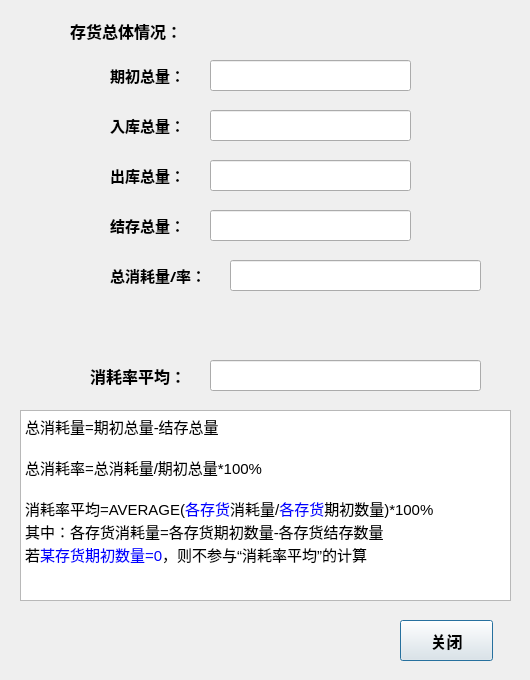
<?xml version="1.0" encoding="UTF-8"?>
<ui version="4.0">
 <class>total_data</class>
 <widget class="QDialog" name="total_data">
  <property name="geometry">
   <rect>
    <x>0</x>
    <y>0</y>
    <width>530</width>
    <height>680</height>
   </rect>
  </property>
  <property name="windowTitle">
   <string>汇总统计</string>
  </property>
  <widget class="QLabel" name="label">
   <property name="geometry">
    <rect>
     <x>70</x>
     <y>10</y>
     <width>141</width>
     <height>41</height>
    </rect>
   </property>
   <property name="font">
    <font>
     <family>微软雅黑</family>
     <pointsize>12</pointsize>
     <weight>75</weight>
     <bold>true</bold>
    </font>
   </property>
   <property name="text">
    <string>存货总体情况：</string>
   </property>
  </widget>
  <widget class="QLabel" name="label_2">
   <property name="geometry">
    <rect>
     <x>110</x>
     <y>60</y>
     <width>81</width>
     <height>31</height>
    </rect>
   </property>
   <property name="font">
    <font>
     <family>微软雅黑</family>
     <pointsize>11</pointsize>
     <weight>75</weight>
     <bold>true</bold>
    </font>
   </property>
   <property name="text">
    <string>期初总量：</string>
   </property>
  </widget>
  <widget class="QLineEdit" name="lineEdit">
   <property name="geometry">
    <rect>
     <x>210</x>
     <y>60</y>
     <width>201</width>
     <height>31</height>
    </rect>
   </property>
   <property name="font">
    <font>
     <family>微软雅黑</family>
     <pointsize>11</pointsize>
    </font>
   </property>
  </widget>
  <widget class="QLabel" name="label_3">
   <property name="geometry">
    <rect>
     <x>110</x>
     <y>110</y>
     <width>81</width>
     <height>31</height>
    </rect>
   </property>
   <property name="font">
    <font>
     <family>微软雅黑</family>
     <pointsize>11</pointsize>
     <weight>75</weight>
     <bold>true</bold>
    </font>
   </property>
   <property name="text">
    <string>入库总量：</string>
   </property>
  </widget>
  <widget class="QLineEdit" name="lineEdit_2">
   <property name="geometry">
    <rect>
     <x>210</x>
     <y>110</y>
     <width>201</width>
     <height>31</height>
    </rect>
   </property>
   <property name="font">
    <font>
     <family>微软雅黑</family>
     <pointsize>11</pointsize>
    </font>
   </property>
  </widget>
  <widget class="QLabel" name="label_4">
   <property name="geometry">
    <rect>
     <x>110</x>
     <y>160</y>
     <width>81</width>
     <height>31</height>
    </rect>
   </property>
   <property name="font">
    <font>
     <family>微软雅黑</family>
     <pointsize>11</pointsize>
     <weight>75</weight>
     <bold>true</bold>
    </font>
   </property>
   <property name="text">
    <string>出库总量：</string>
   </property>
  </widget>
  <widget class="QLineEdit" name="lineEdit_3">
   <property name="geometry">
    <rect>
     <x>210</x>
     <y>160</y>
     <width>201</width>
     <height>31</height>
    </rect>
   </property>
   <property name="font">
    <font>
     <family>微软雅黑</family>
     <pointsize>11</pointsize>
    </font>
   </property>
  </widget>
  <widget class="QLabel" name="label_5">
   <property name="geometry">
    <rect>
     <x>110</x>
     <y>210</y>
     <width>81</width>
     <height>31</height>
    </rect>
   </property>
   <property name="font">
    <font>
     <family>微软雅黑</family>
     <pointsize>11</pointsize>
     <weight>75</weight>
     <bold>true</bold>
    </font>
   </property>
   <property name="text">
    <string>结存总量：</string>
   </property>
  </widget>
  <widget class="QLineEdit" name="lineEdit_4">
   <property name="geometry">
    <rect>
     <x>210</x>
     <y>210</y>
     <width>201</width>
     <height>31</height>
    </rect>
   </property>
   <property name="font">
    <font>
     <family>微软雅黑</family>
     <pointsize>11</pointsize>
    </font>
   </property>
  </widget>
  <widget class="QLineEdit" name="lineEdit_5">
   <property name="geometry">
    <rect>
     <x>230</x>
     <y>260</y>
     <width>251</width>
     <height>31</height>
    </rect>
   </property>
   <property name="font">
    <font>
     <family>微软雅黑</family>
     <pointsize>11</pointsize>
    </font>
   </property>
  </widget>
  <widget class="QLabel" name="label_6">
   <property name="geometry">
    <rect>
     <x>110</x>
     <y>260</y>
     <width>111</width>
     <height>31</height>
    </rect>
   </property>
   <property name="font">
    <font>
     <family>微软雅黑</family>
     <pointsize>11</pointsize>
     <weight>75</weight>
     <bold>true</bold>
    </font>
   </property>
   <property name="text">
    <string>总消耗量/率：</string>
   </property>
  </widget>
  <widget class="QLabel" name="label_7">
   <property name="geometry">
    <rect>
     <x>90</x>
     <y>350</y>
     <width>121</width>
     <height>51</height>
    </rect>
   </property>
   <property name="font">
    <font>
     <family>微软雅黑</family>
     <pointsize>12</pointsize>
     <weight>75</weight>
     <bold>true</bold>
    </font>
   </property>
   <property name="text">
    <string>消耗率平均：</string>
   </property>
  </widget>
  <widget class="QLineEdit" name="lineEdit_6">
   <property name="geometry">
    <rect>
     <x>210</x>
     <y>360</y>
     <width>271</width>
     <height>31</height>
    </rect>
   </property>
   <property name="font">
    <font>
     <family>微软雅黑</family>
     <pointsize>11</pointsize>
    </font>
   </property>
  </widget>
  <widget class="QPushButton" name="cancel_pushButton">
   <property name="geometry">
    <rect>
     <x>400</x>
     <y>620</y>
     <width>93</width>
     <height>41</height>
    </rect>
   </property>
   <property name="font">
    <font>
     <family>微软雅黑</family>
     <pointsize>12</pointsize>
     <weight>75</weight>
     <bold>true</bold>
    </font>
   </property>
   <property name="text">
    <string>关闭</string>
   </property>
  </widget>
  <widget class="QTextEdit" name="textEdit">
   <property name="geometry">
    <rect>
     <x>20</x>
     <y>410</y>
     <width>491</width>
     <height>191</height>
    </rect>
   </property>
   <property name="html">
    <string>&lt;!DOCTYPE HTML PUBLIC &quot;-//W3C//DTD HTML 4.0//EN&quot; &quot;http://www.w3.org/TR/REC-html40/strict.dtd&quot;&gt;
&lt;html&gt;&lt;head&gt;&lt;meta name=&quot;qrichtext&quot; content=&quot;1&quot; /&gt;&lt;style type=&quot;text/css&quot;&gt;
p, li { white-space: pre-wrap; }
&lt;/style&gt;&lt;/head&gt;&lt;body style=&quot; font-family:'SimSun'; font-size:9pt; font-weight:400; font-style:normal;&quot;&gt;
&lt;p style=&quot; margin-top:0px; margin-bottom:0px; margin-left:0px; margin-right:0px; -qt-block-indent:0; text-indent:0px;&quot;&gt;&lt;span style=&quot; font-size:11pt;&quot;&gt;总消耗量=期初总量-结存总量&lt;/span&gt;&lt;/p&gt;
&lt;p style=&quot;-qt-paragraph-type:empty; margin-top:0px; margin-bottom:0px; margin-left:0px; margin-right:0px; -qt-block-indent:0; text-indent:0px; font-size:11pt;&quot;&gt;&lt;br /&gt;&lt;/p&gt;
&lt;p style=&quot; margin-top:0px; margin-bottom:0px; margin-left:0px; margin-right:0px; -qt-block-indent:0; text-indent:0px;&quot;&gt;&lt;span style=&quot; font-size:11pt;&quot;&gt;总消耗率=总消耗量/期初总量*100%&lt;/span&gt;&lt;/p&gt;
&lt;p style=&quot;-qt-paragraph-type:empty; margin-top:0px; margin-bottom:0px; margin-left:0px; margin-right:0px; -qt-block-indent:0; text-indent:0px; font-size:11pt;&quot;&gt;&lt;br /&gt;&lt;/p&gt;
&lt;p style=&quot; margin-top:0px; margin-bottom:0px; margin-left:0px; margin-right:0px; -qt-block-indent:0; text-indent:0px;&quot;&gt;&lt;span style=&quot; font-size:11pt;&quot;&gt;消耗率平均=AVERAGE(&lt;/span&gt;&lt;span style=&quot; font-size:11pt; color:#0000ff;&quot;&gt;各存货&lt;/span&gt;&lt;span style=&quot; font-size:11pt;&quot;&gt;消耗量/&lt;/span&gt;&lt;span style=&quot; font-size:11pt; color:#0000ff;&quot;&gt;各存货&lt;/span&gt;&lt;span style=&quot; font-size:11pt;&quot;&gt;期初数量)*100%&lt;/span&gt;&lt;/p&gt;
&lt;p style=&quot; margin-top:0px; margin-bottom:0px; margin-left:0px; margin-right:0px; -qt-block-indent:0; text-indent:0px;&quot;&gt;&lt;span style=&quot; font-size:11pt;&quot;&gt;其中：各存货消耗量=各存货期初数量-各存货结存数量&lt;/span&gt;&lt;/p&gt;
&lt;p style=&quot; margin-top:0px; margin-bottom:0px; margin-left:0px; margin-right:0px; -qt-block-indent:0; text-indent:0px;&quot;&gt;&lt;span style=&quot; font-size:11pt;&quot;&gt;若&lt;/span&gt;&lt;span style=&quot; font-size:11pt; color:#0000ff;&quot;&gt;某存货期初数量=0&lt;/span&gt;&lt;span style=&quot; font-size:11pt;&quot;&gt;，则不参与“消耗率平均”的计算&lt;/span&gt;&lt;/p&gt;&lt;/body&gt;&lt;/html&gt;</string>
   </property>
  </widget>
 </widget>
 <resources/>
 <connections/>
</ui>
